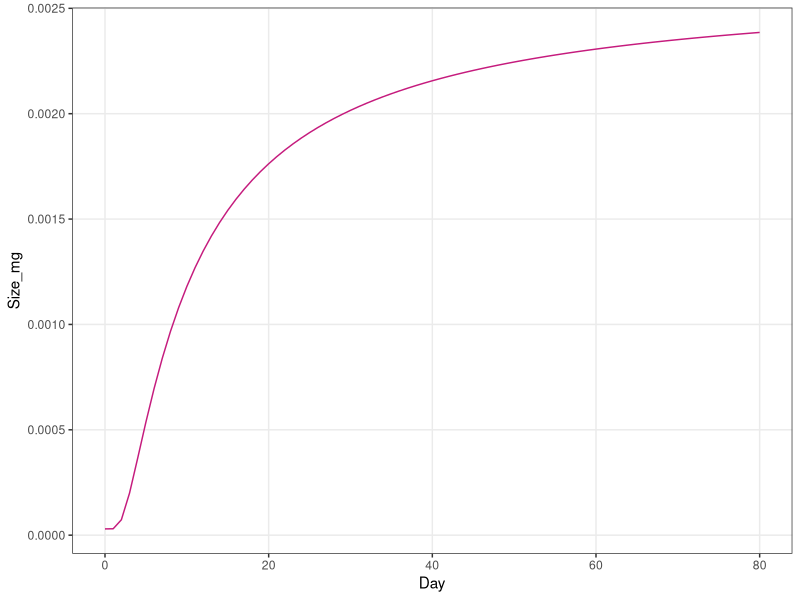
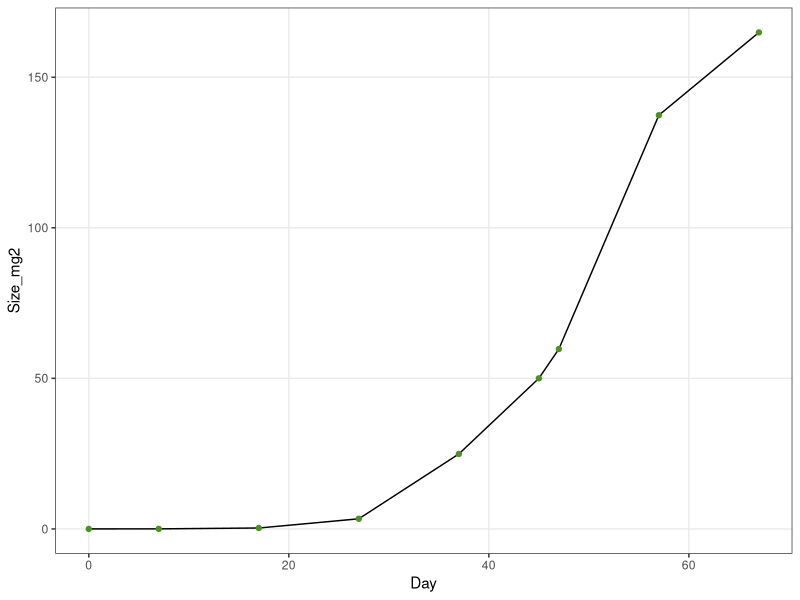
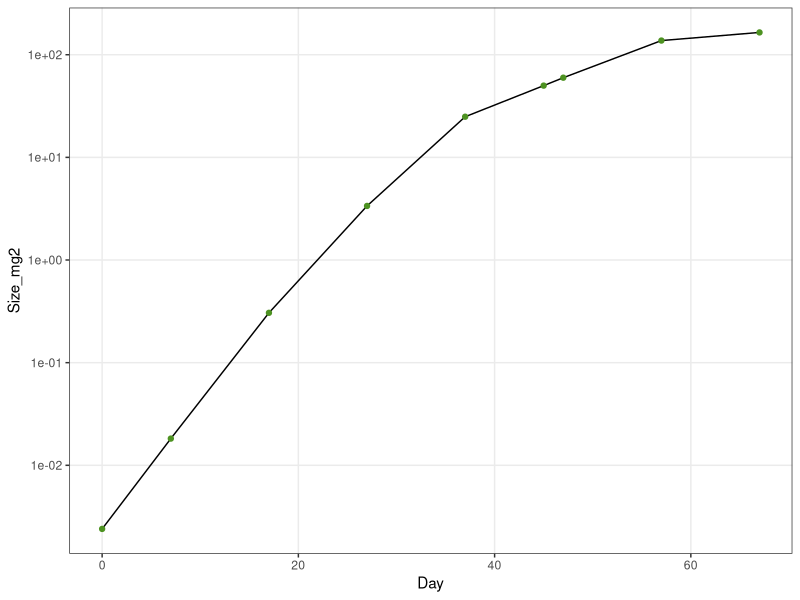
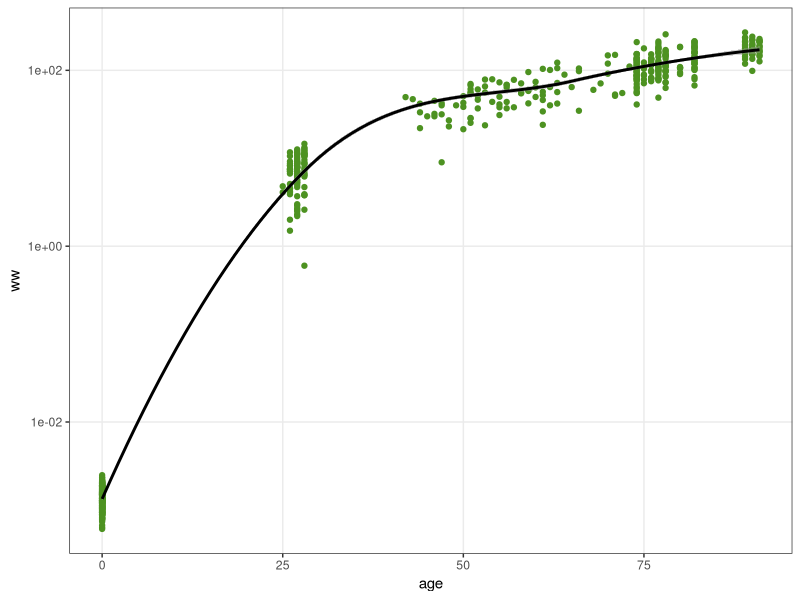
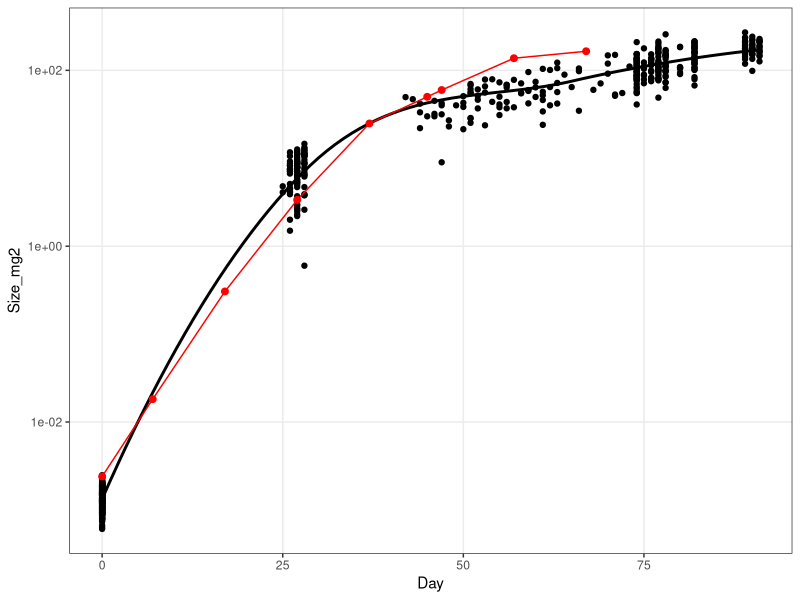
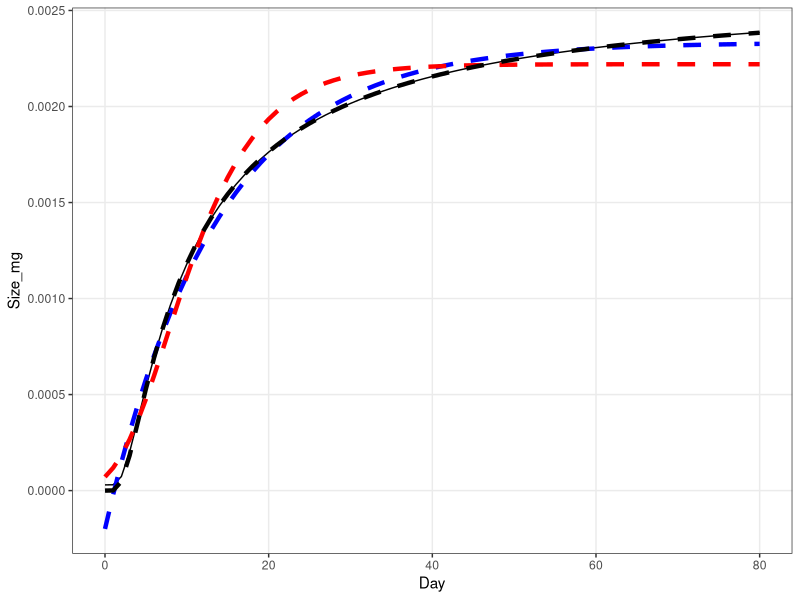
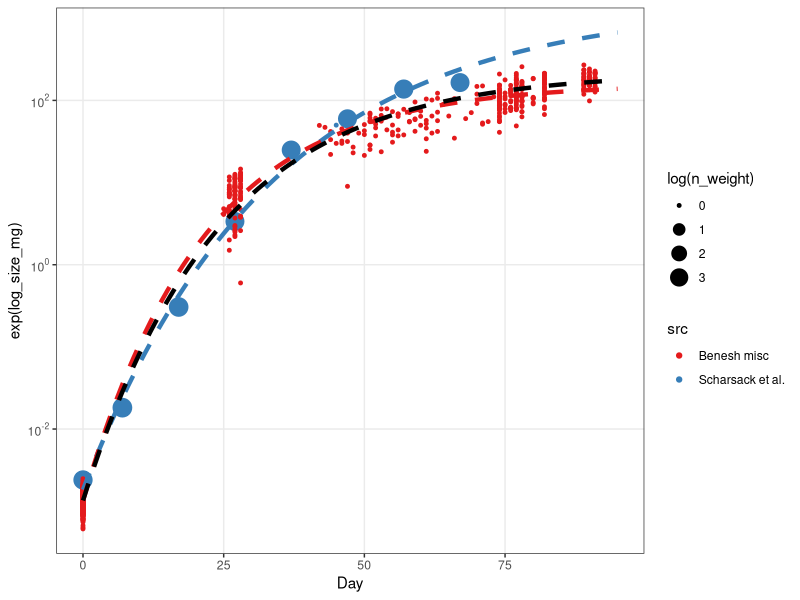
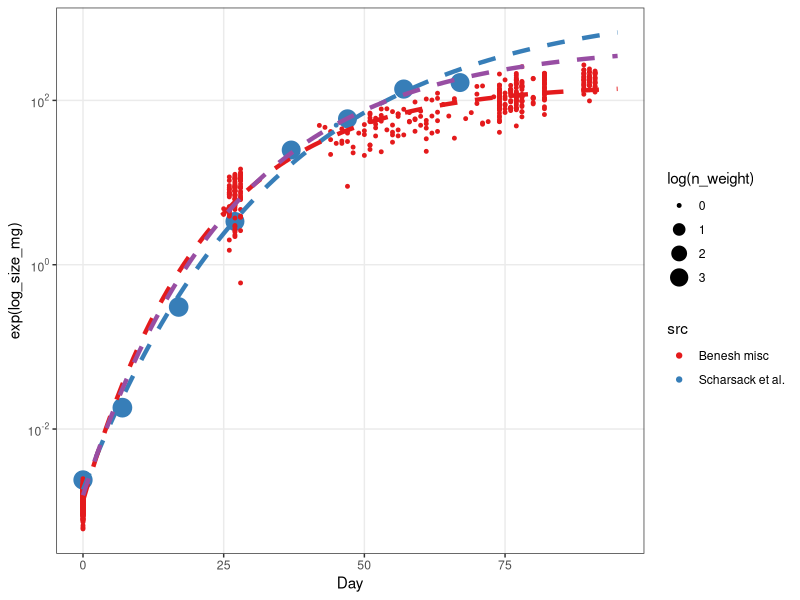

Generate these figures, in order, with R: (Note: this script raises an error after producing the figures.)
## ---- chunk 1
library(tidyverse)
knitr::opts_chunk$set(warning = FALSE, message = FALSE, echo = FALSE)
options(stringsAsFactors = FALSE)
theme_set(theme_bw())
theme_update(panel.grid.minor = element_blank())
## ---- chunk 2
gc_cop <- read.csv(file="../data/growth_rate_in_cops_Michaud.csv", header = TRUE, fileEncoding="UTF-8-BOM")
gc_fish1 <- read.csv(file="../data/growth_rate_in_fish_Scharsack.csv", header = TRUE, fileEncoding="UTF-8-BOM")
gc_fish2 <- read.csv(file="../data/growth_curve_NOworms_GPS_fish.csv", header = TRUE, fileEncoding="UTF-8-BOM")
## ---- chunk 3
# mortality rate estimates from McCoy and Gilooly 2008
cop_mort <- gc_cop$mort[1]
fish_mort <- gc_fish1$mort[1]
## ---- chunk 4
gc_fish1$Day[1] <- 0

gc_cop <- gc_cop %>%
  mutate(log_size_mg = log(Size_mg))
gc_fish1 <- gc_fish1 %>%
  mutate(log_size_mg = log(Size_mg2))
gc_fish2 <- gc_fish2 %>%
  mutate(log_size_mg = log(ww),
         Day = age)
## ---- chunk 5
pal_cop_fish <- RColorBrewer::brewer.pal(11, "PiYG")
pal_cop <- pal_cop_fish[2]
pal_fish <- pal_cop_fish[10]
## ---- chunk 6
ggplot(gc_cop, aes(Day, Size_mg)) +
  geom_line(color = pal_cop)
## ---- chunk 7
ggplot(gc_fish1, aes(Day, Size_mg2)) +
  geom_line() +
  geom_point(color = pal_fish)
## ---- chunk 8
ggplot(gc_fish1, aes(Day, Size_mg2)) +
  geom_line() +
  geom_point(color = pal_fish) +
  scale_y_log10()
## ---- chunk 9
ggplot(gc_fish2, aes(age, ww)) +
  geom_point(color = pal_fish) +
  geom_smooth(color = "black") +
  scale_y_log10()
## ---- chunk 10
ggplot(gc_fish1, aes(Day, Size_mg2)) +
  geom_point(data = gc_fish2, aes(age, ww)) +
  geom_smooth(data = gc_fish2, aes(age, ww), se = F, color = "black") +
  geom_line(color = "red") +
  geom_point(color = "red", size = 2) +
  scale_y_log10()
## ---- chunk 11
iPar <- list(Asym = max(gc_cop$Size_mg, na.rm = T), lrc = -8.2)
tl_asy_cop_Mich <- nls(Size_mg ~ Asym * exp(lrc/Day),
          start = iPar,
          data = gc_cop%>%filter(Day>2))

iPar <- list(Asym = max(gc_cop$Size_mg, na.rm = T), lrc = 0.02, R0 = min(gc_cop$Size_mg, na.rm = T))
tl_asy_cop <- nls(Size_mg ~ Asym - (Asym - R0) * exp(-lrc*Day), # for this parameterization of VBLG, see here: https://derekogle.com/NCNRS349/modules/Growth/BKG
          start = iPar,
          data = gc_cop%>%filter(Day>2))

iPar <- list(Asym = max(gc_cop$log_size_mg, na.rm = T), lrc = 0.04, R0 = min(gc_cop$log_size_mg, na.rm = T))
tl_asy_cop_log <- nls(log_size_mg ~ Asym - (Asym - R0) * exp(-lrc*Day), # for this parameterization of VBLG, see here: https://derekogle.com/NCNRS349/modules/Growth/BKG
          start = iPar,
          data = gc_cop%>%filter(Day>2))

## ---- chunk 12
x<-0:80
lg <- data.frame(x = x,
                 y = predict(tl_asy_cop, newdata = data.frame(Day = x)),
                 y2 = exp( predict(tl_asy_cop_log, newdata = data.frame(Day = x)) ),
                 y3= predict(tl_asy_cop_Mich, newdata = data.frame(Day = x)) )

ggplot(gc_cop, aes(Day, Size_mg)) +
  geom_line() +
  geom_line(data = lg, aes(x = x, y = y),
              linetype = "dashed", color = "blue", size = 1.5) +
  geom_line(data = lg, aes(x = x, y = y2),
              linetype = "dashed", color = "red", size = 1.5) +
  geom_line(data = lg, aes(x = x, y = y3),
              linetype = "dashed", color = "black", size = 1.5) 
## ---- chunk 13
gc_fish_comb <- bind_rows(
  gc_fish1%>%mutate(src = "Scharsack et al."),
  gc_fish2%>%mutate(src = "Benesh misc")
  )
gc_fish_comb <- gc_fish_comb%>%
  mutate(n_weight = if_else(!is.na(n_inf), n_inf, as.integer(1)))
## ---- chunk 14
iPar <- list(Asym = max(gc_fish1$log_size_mg, na.rm = T), lrc = 0.02, R0 = min(gc_fish1$log_size_mg, na.rm = T))
tl_asy_fish <- nls(log_size_mg ~ Asym - (Asym - R0) * exp(-lrc*Day), # for this parameterization of VBLG, see here: https://derekogle.com/NCNRS349/modules/Growth/BKG
          start = iPar,
          data = gc_fish1)

iPar <- list(Asym = max(gc_fish2$log_size_mg, na.rm = T), lrc = 0.02, R0 = min(gc_fish2$log_size_mg, na.rm = T))
tl_asy_fish2 <- nls(log_size_mg ~ Asym - (Asym - R0) * exp(-lrc*Day), # for this parameterization of VBLG, see here: https://derekogle.com/NCNRS349/modules/Growth/BKG
          start = iPar,
          data = gc_fish2)

iPar <- list(Asym = max(gc_fish_comb$log_size_mg, na.rm = T), lrc = 0.02, R0 = min(gc_fish_comb$log_size_mg, na.rm = T))
tl_asy_fish3 <- nls(log_size_mg ~ Asym - (Asym - R0) * exp(-lrc*Day), # for this parameterization of VBLG, see here: https://derekogle.com/NCNRS349/modules/Growth/BKG
          start = iPar,
          data = gc_fish_comb,
          weights = n_weight)
## ---- chunk 15
# average coefficent values from both datasets.
avg_coef_fish <- (coef(tl_asy_fish) + coef(tl_asy_fish2))/2
## ---- chunk 16
x <- 0:95
lg <- data.frame(
  x = x,
  y =  exp( predict(tl_asy_fish, newdata = data.frame(Day = x))),
  y2 = exp( predict(tl_asy_fish2, newdata = data.frame(Day = x))),
  y3 = exp( predict(tl_asy_fish3, newdata = data.frame(Day = x))),
  y4 = exp( avg_coef_fish["Asym"] - (avg_coef_fish["Asym"] - avg_coef_fish["R0"]) * exp(-avg_coef_fish["lrc"]*x))
  )
## ---- chunk 17
pal <- RColorBrewer::brewer.pal(4, "Set1")
ggplot(gc_fish_comb, aes(Day, exp(log_size_mg))) +
  geom_point(aes(color = src, size = log(n_weight))) +
  scale_color_manual(values = pal[1:2]) +
  geom_line(data = lg, aes(x = x, y = y),
              linetype = "dashed", color = pal[2], size = 1.5) +
  geom_line(data = lg, aes(x = x, y = y2),
              linetype = "dashed", color = pal[1], size = 1.5) +
  geom_line(data = lg, aes(x = x, y = y3),
              linetype = "dashed", color = "black", size = 1.5) +
  # geom_line(data = lg, aes(x = x, y = y4),
  #             linetype = "dashed", color = pal[4], size = 1.5) +
  scale_y_log10(labels = scales::trans_format("log10", scales::math_format(10^.x))) 
## ---- chunk 18
pal <- RColorBrewer::brewer.pal(4, "Set1")
ggplot(gc_fish_comb, aes(Day, exp(log_size_mg))) +
  geom_point(aes(color = src, size = log(n_weight))) +
  scale_color_manual(values = pal[1:2]) +
  geom_line(data = lg, aes(x = x, y = y),
              linetype = "dashed", color = pal[2], size = 1.5) +
  geom_line(data = lg, aes(x = x, y = y2),
              linetype = "dashed", color = pal[1], size = 1.5) +
  # average prediction between first two curves
  # geom_line(data = lg%>%mutate(y5 = exp((log(y)+log(y2))/2)), aes(x = x, y = y5),
  #             linetype = "dashed", color = pal[4], size = 1.5) +
  geom_line(data = lg, aes(x = x, y = y4),
              linetype = "dashed", color = pal[4], size = 1.5) +
  scale_y_log10(labels = scales::trans_format("log10", scales::math_format(10^.x))) 
## ---- chunk 19
gc_cop <- gc_cop %>%
  mutate(host = "cop")


x <- 0:95
gc_fish_opt <- data.frame(
  Day_fish = x,
  Day = x + 11,
  Size_mg = exp( avg_coef_fish["Asym"] - (avg_coef_fish["Asym"] - gc_cop%>%filter(Day == 11)%>%.$log_size_mg) * exp(-avg_coef_fish["lrc"]*x)),
  Surv = gc_cop%>%filter(Day == 11)%>%.$Surv * exp(-fish_mort*x),
  grp = "opt", host = "fish"
  )

gc_fish_fast <- data.frame(
  Day_fish = x,
  Day = x + 4,
  Size_mg = exp( avg_coef_fish["Asym"] - (avg_coef_fish["Asym"] - gc_cop%>%filter(Day == 4)%>%.$log_size_mg) * exp(-avg_coef_fish["lrc"]*x)),
  Surv = gc_cop%>%filter(Day == 4)%>%.$Surv * exp(-fish_mort*x),
  grp = "fast", host = "fish"
  )

gc_fish_slow <- data.frame(
  Day_fish = x,
  Day = x + 18,
  Size_mg = exp( avg_coef_fish["Asym"] - (avg_coef_fish["Asym"] - gc_cop%>%filter(Day == 18)%>%.$log_size_mg) * exp(-avg_coef_fish["lrc"]*x)),
  Surv = gc_cop%>%filter(Day == 18)%>%.$Surv * exp(-fish_mort*x),
  grp = "slow", host = "fish"
  )

gc_pred <- 
  bind_rows(
    gc_cop,
    gc_fish_opt,
    gc_fish_fast,
    gc_fish_slow
)
## ---- chunk 20
line_size <- 1

f1a <- ggplot(gc_pred%>%
         filter(Day>1, host == "fish"), 
       aes(Day, Size_mg)) +
  geom_line(data = gc_pred%>%
              filter(Day>1, host == "cop"), 
            color = pal_cop, size = line_size) +
  geom_line(aes(group = grp, linetype = grp), 
            color = pal_fish,
            size = line_size) +
  geom_point(data = gc_pred%>%filter(Day_fish == 0, host == "fish"),
             color = pal_fish,
             shape = 16, size = 2) +
  geom_hline(yintercept = 50, linetype = "dotted") +
  scale_x_continuous(breaks = seq(0, 100, by = 10)) +
  scale_y_log10(labels = scales::trans_format("log10", scales::math_format(10^.x))) +
  scale_linetype_manual(values = c("dashed", "solid", "dotted")) +
  guides(linetype = F) +
  coord_cartesian(xlim = c(2, 65), expand = c(0,1)) +
  labs(x = "Age", y = "Parasite mass (mg)") +
  annotate("text", x = 33, y = 0.0008, label = "Copepod", color = pal_cop) +
  annotate("text", x = 18, y = 1, angle = 50, label = "Stickleback", color = pal_fish) 
f1a
## ---- chunk 21
gc_pred%>%
  group_by(host)%>%
  summarize(max_size = max(Size_mg))%>%
  ungroup%>%
  mutate(fold_diff = max_size/lag(max_size))
## ---- chunk 22
bind_rows(
  gc_cop%>%
    filter(Day %in% c(0, 11))%>%
    summarize(GR_mg_per_day = (Size_mg - lag(Size_mg))/(Day-lag(Day)))%>%
    filter(!is.na(GR_mg_per_day))%>%
    mutate(host = "cop"),
  
  bind_rows(
      lg%>%
        filter(x == 0),
      lg%>%
        filter(y4 > 50)%>%
        slice(n = 1)
    )%>%
      summarize(GR_mg_per_day = (y4 - lag(y4))/(x-lag(x)))%>%
      filter(!is.na(GR_mg_per_day))%>%
      mutate(host = "fish")
)%>%
  mutate(fold_diff = GR_mg_per_day/lag(GR_mg_per_day))
## ---- chunk 23
# RGR until infectivity
bind_rows(
  gc_cop%>%
    filter(Day %in% c(0, 11))%>%
    summarize(RGR = (log_size_mg - lag(log_size_mg))/Day)%>%
    filter(!is.na(RGR))%>%
    mutate(host = "cop") ,

  bind_rows(
    lg%>%
      filter(x == 0),
    lg%>%
      filter(y4 > 50)%>%
      slice(n = 1)
  )%>%
    summarize(RGR = (log(y4) - lag(log(y4)))/x)%>%
    filter(!is.na(RGR))%>%
    mutate(host = "fish")
)
## ---- chunk 24
# RGR until infectivity
bind_rows(
  gc_cop%>%
  filter(Day %in% c(0, 7))%>%
  summarize(RGR = (log_size_mg - lag(log_size_mg))/(Day - lag(Day)))%>%
    filter(!is.na(RGR))%>%
    mutate(host = "cop") ,

  lg%>%
  filter(x %in% c(0, 7))%>%
  summarize(RGR = (log(y4) - lag(log(y4)))/(x - lag(x)))%>%
    filter(!is.na(RGR))%>%
    mutate(host = "fish")
)
## ---- chunk 25
filter(gc_pred, host == "fish", Size_mg > 50)%>%
  group_by(grp)%>%
  arrange(grp, Size_mg)%>%
  slice_head(n=1)%>%
  select(Age = Day, Day_fish, Size_mg, grp, Surv)
## ---- chunk 26
ggplot(gc_pred%>%
         filter(Day_fish > 2, host == "fish", grp == "opt")%>%
         mutate(rgr = (log(Size_mg) - lag(log(Size_mg)))/(Day_fish - lag(Day_fish))),
       aes(Day_fish, y = rgr)) +
  geom_line(color = pal_fish) +
  geom_line(
    data = gc_pred%>%
      filter(Day > 2, host == "cop")%>%
      mutate(rgr = (log(Size_mg) - lag(log(Size_mg)))/(Day - lag(Day))),
    aes(Day, y = rgr),
    color = pal_cop) +
  coord_cartesian(xlim = c(3, 20)) +
  labs(y = "Relative growth rate", x = "Days in host")
## ---- chunk 27
ggplot(gc_pred%>%
         filter(host == "fish", grp == "opt")%>%
         mutate(rgr = (log(Size_mg) - lag(log(Size_mg)))/(Day_fish - lag(Day_fish))),
       aes(Size_mg, y = rgr)) +
  geom_line(color = pal_fish) +
  geom_line(
    data = gc_pred%>%
      filter(Day > 2, host == "cop")%>%
      mutate(rgr = (log(Size_mg) - lag(log(Size_mg)))/(Day - lag(Day))),
    aes(Size_mg, y = rgr),
    color = pal_cop) +
  scale_x_log10() +
  # coord_cartesian(xlim = c(3, 20)) +
  labs(y = "Relative growth rate", x = "Body size (mg)")
## ---- chunk 28
f1b <- ggplot(gc_pred%>%
         filter(Day>1, host == "fish"), 
       aes(Day, Surv)) +
  geom_line(data = gc_pred%>%
              filter(Day>1, host == "cop"), 
            color = pal_cop, size = line_size) +
  geom_line(aes(group = grp, linetype = grp), 
            color = pal_fish,
            size = line_size) +
  geom_point(data = gc_pred%>%filter(Day_fish == 0, host == "fish"),
             color = pal_fish,
             shape = 16, size = 2) + 
  #shape = "|", size = 7) +
  scale_x_continuous(breaks = seq(0, 100, by = 10)) +
  scale_linetype_manual(values = c("dashed", "solid", "dotted")) +
  guides(linetype = F) +
  coord_cartesian(xlim = c(2, 65), expand = c(0,1)) +
  labs(x = "Age", y = "Survival probability")
f1b
## ---- chunk 29
gc_cop_fit <- gc_cop%>%
  filter(Day < 21)%>%
  select(Day_cop = Day, 
         Surv_cop = Surv,
         Size_mg_cop = Size_mg, 
         log_size_mg_cop = log_size_mg)%>%
  mutate(Surv_cop_hi = exp(-0.01*Day_cop),
         Surv_cop_lo = exp(-0.1*Day_cop))

gc_cop_fit <- gc_cop_fit%>%
  mutate(Days_fish = 60)%>%
  mutate(
    Size_mg_fish = exp( avg_coef_fish["Asym"] - (avg_coef_fish["Asym"] - log_size_mg_cop) * exp(-avg_coef_fish["lrc"]*Days_fish)),
    Surv_fish = exp(-fish_mort*Days_fish))%>%
  mutate(age = Day_cop + Days_fish, 
         surv_prob = Surv_cop * Surv_fish,
         surv_prob_hi = Surv_cop_hi * Surv_fish,
         surv_prob_lo = Surv_cop_lo * Surv_fish)%>%
  mutate(lrs = Size_mg_fish * surv_prob,
         lrs_hi = Size_mg_fish * surv_prob_hi,
         lrs_lo = Size_mg_fish * surv_prob_lo)%>%
  mutate(rel_fit = lrs/max(lrs),
         rel_fit_hi = lrs_hi/max(lrs_hi),
         rel_fit_lo= lrs_lo/max(lrs_lo))
## ---- chunk 30
f1c <- ggplot(gc_cop_fit%>%filter(Day_cop > 2), 
       aes(Day_cop, rel_fit)) +
  geom_line(size = line_size) +
  # geom_line(aes(y = rel_fit_hi)) +
  # geom_line(aes(y = rel_fit_lo)) +
  geom_point(
    data = gc_cop_fit%>%filter(Day_cop %in% c(4, 11, 18)),
    color = pal_fish,
    shape = 16, size = 2 #shape = "|", size = 7
  ) +
  labs(y = "Relative fitness", x = "Days in copepods") +
  scale_x_continuous(limits = c(3,20), expand = c(0,0))
f1c
## ---- chunk 31
f1_out <- cowplot::plot_grid(
  f1a + theme(plot.margin = margin(5.5, 5.5, 5.5, 0, "pt")), 
  f1b + theme(plot.margin = margin(5.5, 5.5, 5.5, 0, "pt")),
  f1c + theme(plot.margin = margin(5.5, 5.5, 5.5, 0, "pt")),
  nrow = 1,
  labels = c("A", "B", "C"))
## ---- chunk 32
# ggsave(f1_out, filename = "../figs/fig1_theory.png", width = 180, height = 60, units = "mm")
# ggsave(f1_out, filename = "../figs/fig1_theory.svg", width = 180, height = 60, units = "mm")
## ---- chunk 33
# ggplot(gc_cop_fit%>%filter(Day_cop > 2), 
#        aes(Day_cop, lrs)) +
#   geom_line() +
#   geom_line(aes(y = lrs_hi)) +
#   geom_line(aes(y = lrs_lo)) +
#   geom_point()
